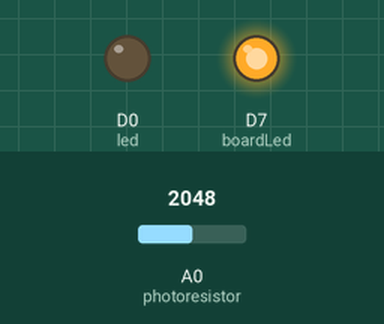
Simulated run of this sketch. Board: Particle Photon. Parts: output pins drawn as LEDs (lit = HIGH). The test bench sets the inputs (shaded band); at power-on: A0 (photoresistor) = 2048. Pins used as bus, display or sensor lines are not drawn.

Above: at 0.1 s.
At 7.2 s:
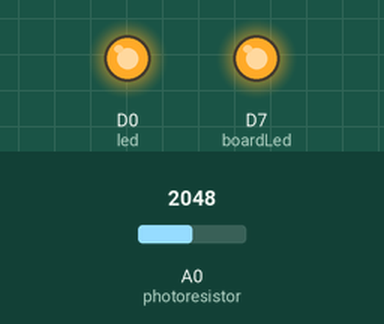
At 7.7 s:
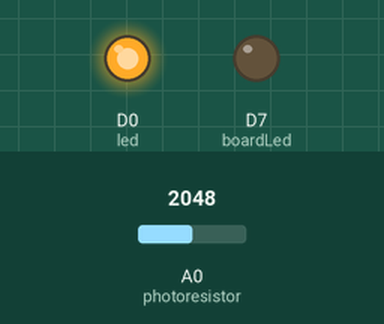
Timing chart, 0 to 9.2 s (numbered marks = the images above):
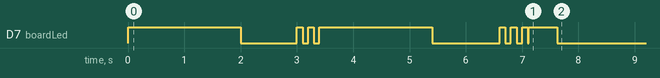

Measured:
- by itself, D7 (boardLed): HIGH → LOW at 2.0 s, → HIGH 1.0 s later, → LOW 0.10 s later, → HIGH 0.10 s later, … (15 changes in this stretch)

The sketch:

ifa-test1.ino
```cpp
// -----------------------------------
// Controlling LEDs over the Internet
// -----------------------------------

/* First, let's create our "shorthand" for the pins
Same as in the Blink an LED example:
led1 is D0, led2 is D7 */
int led = D0; // This is where your LED is plugged in. The other side goes to a resistor connected to GND.
int boardLed = D7; // This is the LED that is already on your device.
// On the Core, it's the LED in the upper right hand corner.
// On the Photon, it's next to the D7 pin.

int photoresistor = A0; // This is where your photoresistor is plugged in. The other side goes to the "power" pin (below).

int power = A5; // This is the other end of your photoresistor. The other side is plugged into the "photoresistor" pin (above).

// The following values get set up when your device boots up and calibrates:
int intactValue; // This is the average value that the photoresistor reads when the beam is intact.
int brokenValue; // This is the average value that the photoresistor reads when the beam is broken.
int beamThreshold; // This is a value halfway between ledOnValue and ledOffValue, above which we will assume the led is on and below which we will assume it is off.

bool beamBroken = false; // This flag will be used to mark if we have a new status or not. We will use it in the loop.

int analogvalue;
// We start with the setup function.

int led1 = D0;
int led2 = D7;

// Last time, we only needed to declare pins in the setup function.
// This time, we are also going to register our Particle function

void setup()
{

   // Here's the pin configuration, same as last time
    pinMode(led1, OUTPUT);
    pinMode(led2, OUTPUT);
    pinMode(boardLed,OUTPUT); // Our on-board LED is output as well
    pinMode(photoresistor,INPUT);  // Our photoresistor pin is input (reading the photoresistor)
    pinMode(power,OUTPUT); // The pin powering the photoresistor is output (sending out consistent power)

   // We are also going to declare a Particle.function so that we can turn the LED on and off from the cloud.
   Particle.function("led",ledToggle);
   // This is saying that when we ask the cloud for the function "led", it will employ the function ledToggle() from this app.

   // For good measure, let's also make sure both LEDs are off when we start:
   digitalWrite(power,HIGH);
   digitalWrite(led1, LOW);
   digitalWrite(led2, LOW);

   // First, the D7 LED will go on to tell you to put your hand in front of the beam.
  digitalWrite(boardLed,HIGH);
  delay(2000);

  // Then, the D7 LED will go off and the LED will turn on.
  digitalWrite(boardLed,LOW);
  digitalWrite(led,HIGH);
  delay(500);

  // Now we'll take some readings...
  int on_1 = analogRead(photoresistor); // read photoresistor
  delay(200); // wait 200 milliseconds
  int on_2 = analogRead(photoresistor); // read photoresistor
  delay(300); // wait 300 milliseconds

  // Now flash to let us know that you've taken the readings...
  digitalWrite(boardLed,HIGH);
  delay(100);
  digitalWrite(boardLed,LOW);
  delay(100);
  digitalWrite(boardLed,HIGH);
  delay(100);
  digitalWrite(boardLed,LOW);
  delay(100);

  // Now the D7 LED will go on to tell you to remove your hand...
  digitalWrite(boardLed,HIGH);
  delay(2000);

  // The D7 LED will turn off...
  digitalWrite(boardLed,LOW);

  // ...And we will take two more readings.
  int off_1 = analogRead(photoresistor); // read photoresistor
  delay(200); // wait 200 milliseconds
  int off_2 = analogRead(photoresistor); // read photoresistor
  delay(1000); // wait 1 second

  // Now flash the D7 LED on and off three times to let us know that we're ready to go!
  digitalWrite(boardLed,HIGH);
  delay(100);
  digitalWrite(boardLed,LOW);
  delay(100);
  digitalWrite(boardLed,HIGH);
  delay(100);
  digitalWrite(boardLed,LOW);
  delay(100);
  digitalWrite(boardLed,HIGH);
  delay(100);
  digitalWrite(boardLed,LOW);


  // Now we average the "on" and "off" values to get an idea of what the resistance will be when the LED is on and off
  intactValue = (on_1+on_2)/2;
  brokenValue = (off_1+off_2)/2;

  // Let's also calculate the value between ledOn and ledOff, above which we will assume the led is on and below which we assume the led is off.
  beamThreshold = (intactValue+brokenValue)/2;

}


/* Last time, we wanted to continously blink the LED on and off
Since we're waiting for input through the cloud this time,
we don't actually need to put anything in the loop */

void loop()
{
     if (analogRead(photoresistor)>beamThreshold) {

    /* If you are above the threshold, we'll assume the beam is intact.
    If the beam was intact before, though, we don't need to change anything.
    We'll use the beamBroken flag to help us find this out.
    This flag monitors the current status of the beam.
    After the beam is broken, it is set TRUE
    and when the beam reconnects it is set to FALSE.
    */

    if (beamBroken==true) {
        // If the beam was broken before, then this is a new status.
        // We will send a publish to the cloud and turn the LED on.

        // Send a publish to your devices...
        Particle.publish("beamStatus","intact",60,PRIVATE);
        // And flash the on-board LED on and off.
        digitalWrite(boardLed,HIGH);
        delay(500);
        digitalWrite(boardLed,LOW);

        // Finally, set the flag to reflect the current status of the beam.
        beamBroken=false;
    }
    else {
        // Otherwise, this isn't a new status, and we don't have to do anything.
    }
  }

  else {
      // If you are below the threshold, the beam is probably broken.
      if (beamBroken==false) {

        // Send a publish...
        Particle.publish("beamStatus","broken",60,PRIVATE);
        // And flash the on-board LED on and off.
        digitalWrite(boardLed,HIGH);
        delay(500);
        digitalWrite(boardLed,LOW);

        // Finally, set the flag to reflect the current status of the beam.
        beamBroken=true;
      }
      else {
          // Otherwise, this isn't a new status, and we don't have to do anything.
      }
  }
analogvalue = analogRead(photoresistor);
    delay(5000);

 Particle.publish("resistorRead",String(analogvalue));
    delay(5000);
}

// We're going to have a super cool function now that gets called when a matching API request is sent
// This is the ledToggle function we registered to the "led" Particle.function earlier.

int ledToggle(String command) {
    /* Particle.functions always take a string as an argument and return an integer.
    Since we can pass a string, it means that we can give the program commands on how the function should be used.
    In this case, telling the function "on" will turn the LED on and telling it "off" will turn the LED off.
    Then, the function returns a value to us to let us know what happened.
    In this case, it will return 1 for the LEDs turning on, 0 for the LEDs turning off,
    and -1 if we received a totally bogus command that didn't do anything to the LEDs.
    */

    if (command=="on") {
        digitalWrite(led1,HIGH);
        digitalWrite(led2,HIGH);
        return 1;
    }
    else if (command=="off") {
        digitalWrite(led1,LOW);
        digitalWrite(led2,LOW);
        return 0;
    }
    else {
        return -1;
    }
}
```
